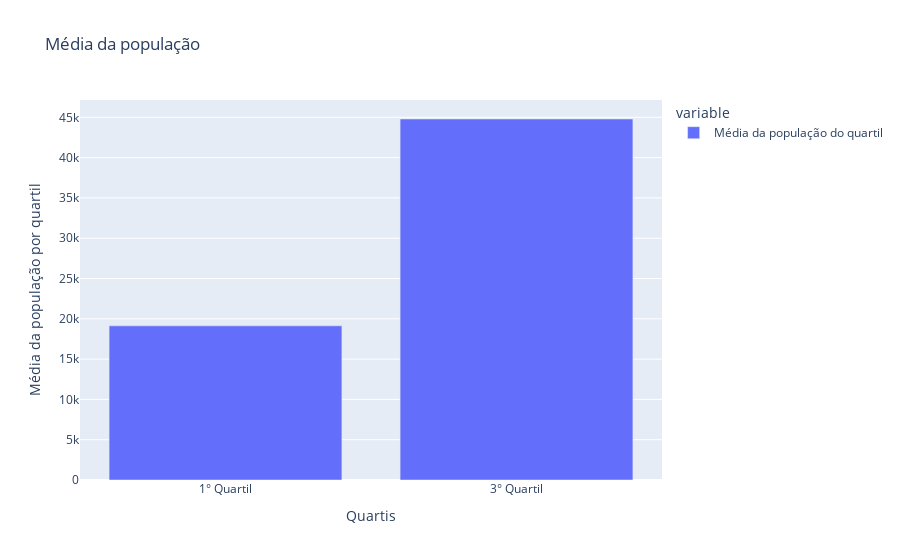

Source (notebook cell):
### Code cell
medias = pd.Series([df_geocode_combinando_transactional_data_25_e_DemographicData_ZCTAs.total_population.mean(), df_geocode_combinando_transactional_data_75_e_DemographicData_ZCTAs.total_population.mean()]) 
medias = medias.to_frame()
medias = medias.set_index([pd.Index(['1° Quartil', '3° Quartil'])])
medias.columns = ['Média da população do quartil']
fig = px.bar(medias, 
             labels={
                     "index": "Quartis",
                     "value": "Média da população por quartil"
             },
             barmode='group',
             title="Média da população")
fig.show()

### Figure 1 — Plotly figure (JSON) as saved in the notebook; plotly's stock layout.template omitted (floating-point values rounded to 4 significant figures)
{"data": [{"alignmentgroup": "True", "hovertemplate": "variable=Média da população do quartil<br>Quartis=%{x}<br>Média da população por quartil=%{y}<extra></extra>", "legendgroup": "Média da população do quartil", "marker": {"color": "#636efa", "pattern": {"shape": ""}}, "name": "Média da população do quartil", "offsetgroup": "Média da população do quartil", "orientation": "v", "showlegend": true, "textposition": "auto", "type": "bar", "x": ["1° Quartil", "3° Quartil"], "xaxis": "x", "y": [19130.0, 44790.0], "yaxis": "y"}], "layout": {"barmode": "group", "legend": {"title": {"text": "variable"}, "tracegroupgap": 0}, "title": {"text": "Média da população"}, "xaxis": {"anchor": "y", "domain": [0, 1], "title": {"text": "Quartis"}}, "yaxis": {"anchor": "x", "domain": [0, 1], "title": {"text": "Média da população por quartil"}}}}
